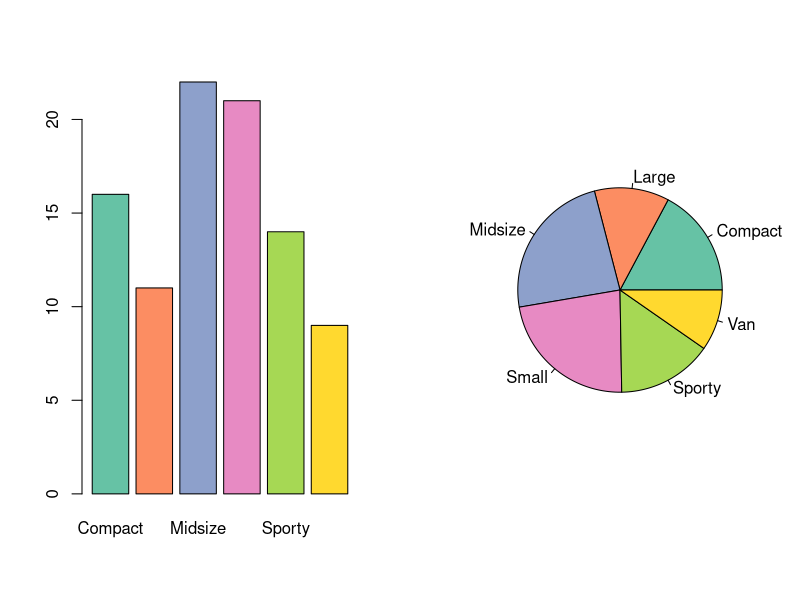
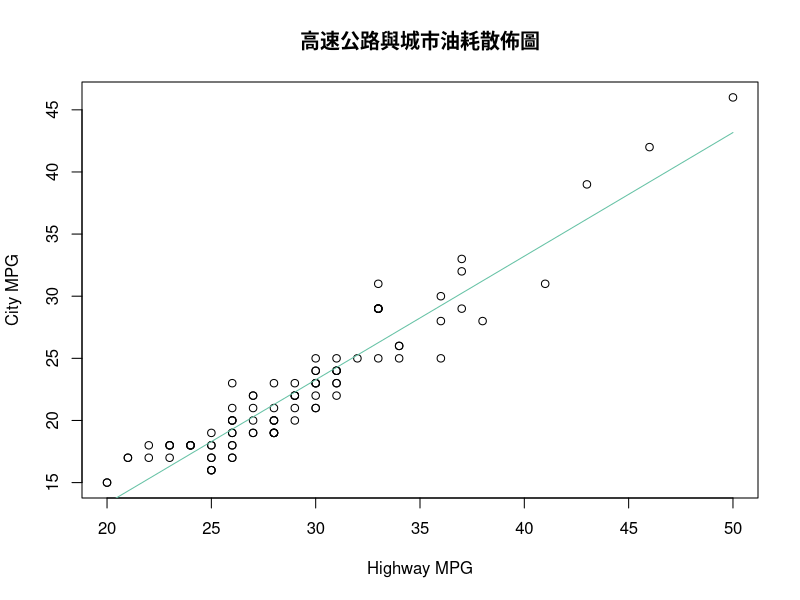

The R source for these figures, in order:
#' 1. 下載軟體包MASS 並使用其中的數據框Cars93 在1993 年銷售部93 汽車資料。
#' 將其中的汽車類別變數Type 轉換成為table 變數並使用mfcol=c(1,2) 繪圖參數設
#' 定在單張頁面中並排繪製ㄧ張直條圖(barplot) 與另ㄧ張圓餅圖(pie)。
#' 2. 下載軟體包MASS 並使用其中的數據框Cars93 在1993 年銷售部93 汽車資料。
#' 使用兩個耗油量數值變數MPG.city 與MPG.highway 繪製散佈圖，並加上迴歸線
#' 與加註標題。
library(MASS)
library(RColorBrewer)
View(Cars93)
coul <- brewer.pal(8, "Set2")

#' MPG.city
#'   City MPG (miles per US gallon by EPA rating).
#' MPG.highway
#'   Highway MPG.


#' Q1:
Cars93.type <- table(Cars93[, "Type"])
par(mfcol=c(1, 2))
barplot(Cars93.type, col = coul)
pie(Cars93.type, col = coul)


#' Q2:
Cars.lm <- Cars93[c("MPG.city", "MPG.highway")]
MPG.lm <- lm(MPG.city ~ MPG.highway, data = Cars.lm)
MPG.value <- fitted(MPG.lm)
par(mfcol=c(1, 1))
plot(Cars.lm$MPG.highway, Cars.lm$MPG.city, main = "高速公路與城市油耗散佈圖", 
     xlab = "Highway MPG", ylab = "City MPG")
lines(Cars.lm$MPG.highway, MPG.value, col = coul[1])
